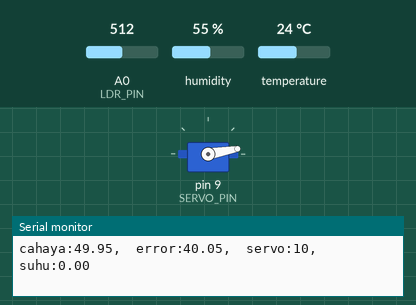
A sketch run on a simulated Arduino Uno, built with avr-gcc and run on an emulated ATmega328P. Parts: servo, the last lines printed to the serial monitor. The inputs (shaded band) are chosen by the test bench; at power-on: A0 (LDR_PIN) = 512, temperature 24 °C, humidity 55 %.

Above: at 1.2 s.
1.3 s: A0 (LDR_PIN) set to 57
7.8 s: A0 (LDR_PIN) set to 46
At 11.25 s:
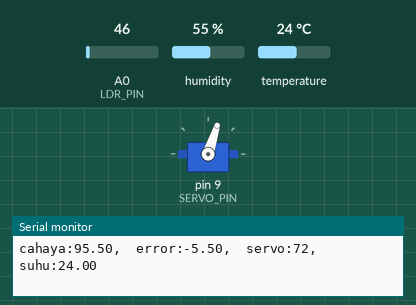
11.3 s: temperature set to 4 °C
14.8 s: A0 (LDR_PIN) set to 100
At 14.8 s:
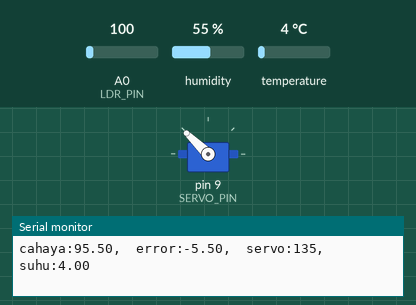
21.3 s: A0 (LDR_PIN) set to 0
At 24.5 s:
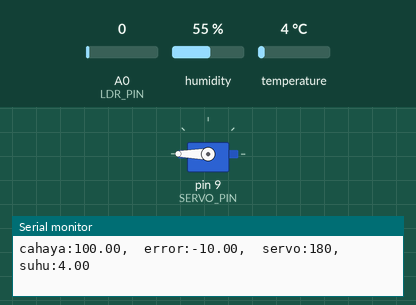
Timing chart, 0 to 26.0 s (numbered marks = the images above; inputs shaded):
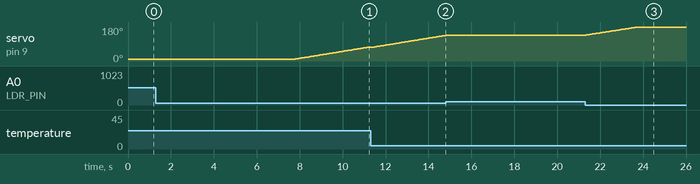

The sketch:

sketch_dec29b_Plot.ino
```cpp
#include <Servo.h> // Library untuk mengontrol servo motor
#include <DHT.h>   // Library untuk sensor DHT (suhu dan kelembaban)

#define LDR_PIN A0     // Pin analog untuk sensor LDR (Light Dependent Resistor)
#define SERVO_PIN 9    // Pin digital untuk servo motor
#define DHT_PIN 10     // Pin digital untuk sensor DHT11
#define DHTTYPE DHT11  // Tipe sensor DHT yang digunakan (DHT11)

Servo servo; // Membuat objek Servo
DHT dht(DHT_PIN, DHTTYPE); // Membuat objek DHT dengan pin dan tipe sensor

// PID konstanta
float Kp = 2.08; // Konstanta Proportional
float Ki = 0.1;  // Konstanta Integral
float Kd = 1.00; // Konstanta Derivative
float setpoint = 90.0; // Nilai target intensitas cahaya (misalnya, 90% terang)
float error = 0.0;     // Selisih antara setpoint dan intensitas cahaya aktual
float prevError = 0.0; // Error sebelumnya, digunakan untuk perhitungan derivative
float integral = 0.0;  // Akumulasi error, digunakan untuk perhitungan integral
float derivative = 0.0; // Perubahan error, digunakan untuk perhitungan derivative
int posisiServo = 10;  // Posisi awal servo (derajat)
const float errorThreshold = 5.0; // Batas error di mana PID akan aktif

// Suhu update interval
unsigned long waktuSuhuSebelumnya = 0; // Menyimpan waktu terakhir suhu dibaca
const unsigned long intervalSuhu = 2000; // Interval pembacaan suhu (2000 ms = 2 detik)
float suhu = 0; // Variabel untuk menyimpan nilai suhu

void setup() {
  Serial.begin(9600);    // Memulai komunikasi serial dengan baud rate 9600
                           // Ini akan digunakan untuk mengirim data ke ESP32
  servo.attach(SERVO_PIN); // Mengaitkan objek servo ke pin yang ditentukan
  servo.write(posisiServo); // Mengatur posisi awal servo
  dht.begin(); // Memulai sensor DHT
}

void loop() {
  // --- Pembacaan Sensor LDR dan Perhitungan Intensitas Cahaya ---
  int nilaiLDR = analogRead(LDR_PIN); // Membaca nilai analog dari LDR (0-1023)
  // Mengkonversi nilai LDR menjadi intensitas cahaya dalam persentase (0-100)
  // Diasumsikan nilai LDR 0 adalah paling terang (100% cahaya) dan 1023 paling gelap (0% cahaya)
  float intensitasCahaya = 100 - ((nilaiLDR / 1023.0) * 100.0);

  // --- Kontrol PID untuk Servo ---
  error = setpoint - intensitasCahaya; // Menghitung error
  integral += error;                    // Mengakumulasi error untuk integral
  derivative = error - prevError;       // Menghitung perubahan error untuk derivative
  // Menghitung output PID
  float pidOutput = (Kp * error) + (Ki * integral) + (Kd * derivative);

  // Jika error melebihi ambang batas, sesuaikan posisi servo
  if (abs(error) > errorThreshold) {
    // Menentukan posisi target servo berdasarkan apakah intensitas cahaya kurang dari setpoint
    // Jika cahaya kurang dari setpoint, target servo ke 10 derajat (misal: membuka tirai lebih lebar)
    // Jika cahaya lebih dari setpoint, target servo ke 180 derajat (misal: menutup tirai lebih rapat)
    int posisiTarget = (intensitasCahaya < setpoint) ? 10 : 180;

    // Menyesuaikan posisi servo secara bertahap berdasarkan output PID
    if (posisiServo < posisiTarget) {
      posisiServo += min(int(abs(pidOutput)), 1); // Tambahkan 1 derajat jika pidOutput positif dan lebih dari 0
    } else if (posisiServo > posisiTarget) {
      posisiServo -= min(int(abs(pidOutput)), 1); // Kurangkan 1 derajat jika pidOutput negatif dan kurang dari 0
    }

    // Membatasi posisi servo agar tidak melebihi 0 dan 180 derajat
    posisiServo = constrain(posisiServo, 0, 180);
    servo.write(posisiServo); // Menggerakkan servo ke posisi yang baru
  }

  prevError = error; // Menyimpan error saat ini untuk perhitungan derivative selanjutnya

  // --- Pembacaan Suhu (setiap 2 detik) ---
  // Memeriksa apakah sudah waktunya untuk membaca suhu (setiap 'intervalSuhu' ms)
  if (millis() - waktuSuhuSebelumnya >= intervalSuhu) {
    float suhuBaca = dht.readTemperature(); // Membaca suhu dari sensor DHT
    if (!isnan(suhuBaca)) { // Memastikan pembacaan suhu valid (bukan NaN - Not a Number)
      suhu = suhuBaca;      // Memperbarui variabel suhu
    }
    waktuSuhuSebelumnya = millis(); // Memperbarui waktu terakhir suhu dibaca
  }

  // --- Mengirim Data ke ESP32 via Serial ---
  // Mengirim data dengan format "key:value,key:value,..."
  Serial.print("cahaya:");
  Serial.print(intensitasCahaya);
  Serial.print(",  error:");
  Serial.print(error);
  Serial.print(",  servo:");
  Serial.print(posisiServo);
  Serial.print(",  suhu:");
  Serial.println(suhu); // Menggunakan println agar ada karakter newline (\n) di akhir,
                        // yang akan digunakan ESP32 sebagai penanda akhir data

  delay(50); // Jeda singkat untuk stabilisasi dan mencegah pembacaan terlalu cepat
}
```

Measured:
- the behaviour switches between 52 and 51 on A0 (LDR_PIN) (found by bisection; images 0 and 1)
- after the input at 7.8 s, servo on pin 9 (SERVO_PIN): moves from 10° to 72° over 3.3 s, starting at once
- after the input at 14.8 s, servo on pin 9 (SERVO_PIN): stays 136° (without the input it goes to 137° after 0.05 s)
- after the input at 21.3 s, servo on pin 9 (SERVO_PIN): moves from 136° to 180° over 2.4 s, starting at once
